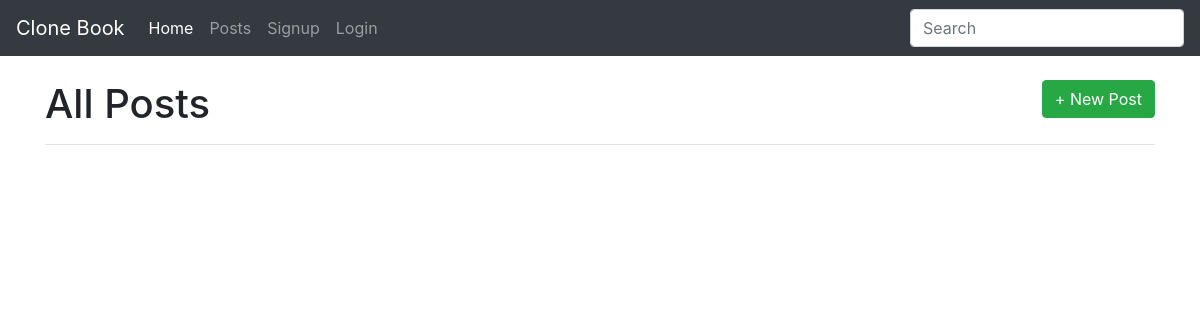
Page /posts on the earlier database version.
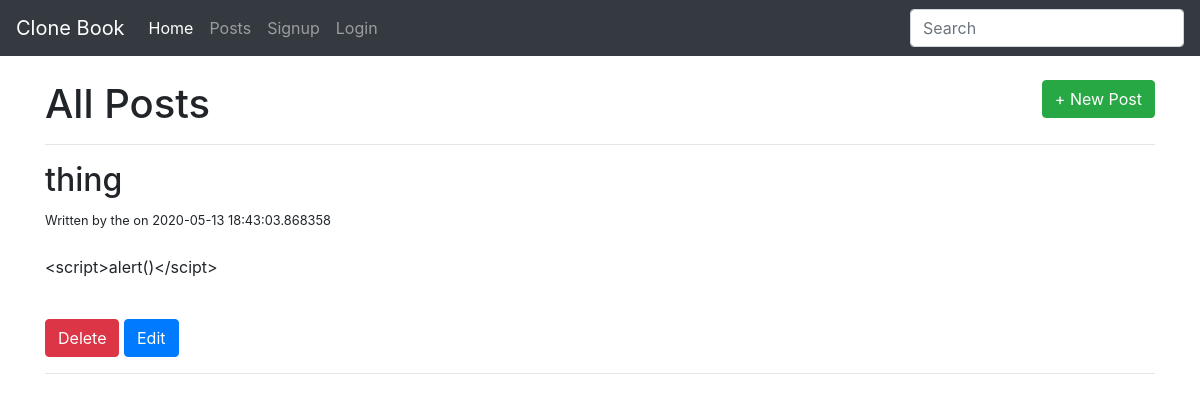
Same page on the later database version.
### app.py (models this page shows, shortened)
class BlogPost(db.Model):
    id = db.Column(db.Integer, primary_key=True)
    title = db.Column(db.String(100), nullable=False)
    content = db.Column(db.Text, nullable=False)
    author = db.Column(db.String(20), nullable=False, default='N/A')
    date_posted = db.Column(db.DateTime, nullable=False, default=datetime.utcnow)

### app.py (the view)
@app.route('/posts', methods=['GET', 'POST'])
def posts():
    if request.method == 'POST':
        post_title = request.form['title']
        post_content = request.form['content']
        post_author = request.form['author']
        new_post = BlogPost(title=post_title, content=post_content, author=post_author)
        db.session.add(new_post)
        db.session.commit()
        return redirect('/posts')
    else:
        all_posts = BlogPost.query.order_by(BlogPost.date_posted).all()
        return render_template('posts.html', posts=all_posts)

### templates/posts.html (shortened to what this page needs)
{% extends 'base.html' %}
{% block body %}
<br>
<div>
    <h1 style="display:inline; text-align:center">All Posts</h1>
    <a style="display:inline" class="btn btn-success float-right" href="/posts/new" >+ New Post</a>
</div>
    <hr>
    {% for post in posts %}
        <h2>{{ post.title }}</h2>
        {% if post.author %}
            <small> Written by {{ post.author }} on {{ post.date_posted }}</small>
        {% else %}
            <small> Written by Unknown on {{ post.date_posted }}</small>
        {% endif %}
        <br>
        <br>
        <p style="white-space:pre-wrap">{{ post.content }}</p>
        <br>
        <a class="btn btn-danger" href='/posts/delete/{{post.id}}'>Delete</a>
        <a class="btn btn-primary" href='/posts/edit/{{post.id}}'>Edit</a>
        <br>
        <hr>
        <br>
    {% endfor%}
{% endblock %}

### templates/base.html (shortened to what this page needs)
<!DOCTYPE html>
<html lang="en">
    <head>
        <link rel="stylesheet" href="https://stackpath.bootstrapcdn.com/bootstrap/4.3.1/css/bootstrap.min.css"
>
    </head>
    <body>
    <nav class="navbar navbar-expand navbar-dark bg-dark">
        <a class="navbar-brand" href="/">Clone Book</a>
            <div class="collapse navbar-collapse" id="navbarsExample02">
                <ul class="navbar-nav mr-auto">
                <li class="nav-item active">
                    <a class="nav-link" href="/">Home <span class="sr-only">(current)</span></a>
                </li>
                <li class="nav-item">
                    <a class="nav-link" href="/posts">Posts</a>
                </li>
                <li class="nav-item">
                    <a class="nav-link" href="/signup">Signup</a>
                </li>
                <li class="nav-item">
                    <a class="nav-link" href="/login">Login</a>
                </li>
                </ul>
                <form class="form-inline my-2 my-md-0">
                    <input class="form-control" type="text" placeholder="Search">
                </form>
            </div>
        </nav>
        <div class="container">
            {% block body %} {% endblock %}
        </div>
    </body>
</html>

Differences in the rows shown:
added BlogPost: title "thing", author "the", date_posted "2020-05-13 18:43:03.868358", content "<script>alert()</scipt>"
